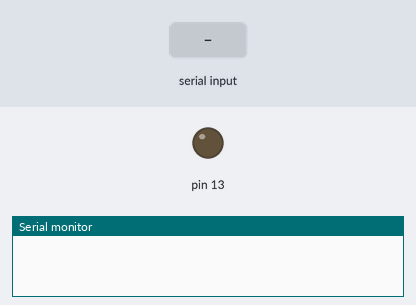
A sketch run on a simulated Arduino Uno, built with avr-gcc and run on an emulated ATmega328P. Parts: output pins drawn as LEDs (lit = HIGH), the last lines printed to the serial monitor. The inputs (shaded band) are chosen by the test bench.

Above: at 1.2 s.
1.3 s: "1" received over Serial
At 2.6 s:
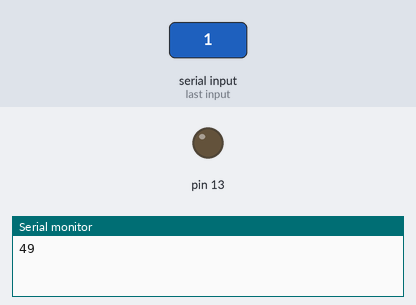
2.9 s: "7" received over Serial
At 4.0 s:
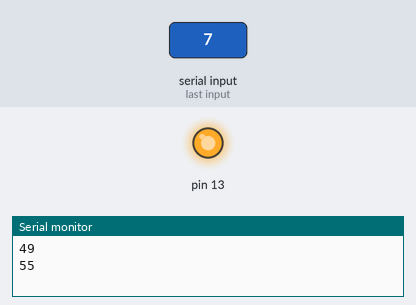
4.4 s: "4" received over Serial
At 5.5 s:
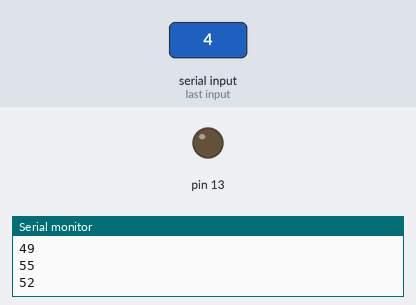
Timing chart, 0 to 7.4 s (numbered marks = the images above; inputs shaded):
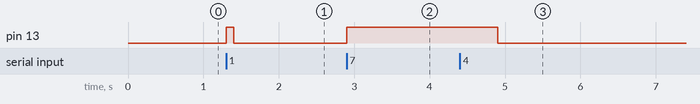

The sketch:

____.ino
```cpp
void setup()
{
  Serial.begin(9600);
  pinMode(13,OUTPUT);
}
void loop()
{
  int RXData;

  if(Serial.available())
  {
    RXData = Serial.read();
    Serial.println(RXData);
    if(RXData == '1')
    {
      digitalWrite(13,HIGH);
      delay(100);
    }
    if(RXData == '4')
    {
      digitalWrite(13,HIGH);
      delay(500);
    }
    if(RXData == '7')
    {
      digitalWrite(13,HIGH);
      delay(1000);
    }
    else digitalWrite(13,LOW);
  }
}
```

Measured:
- after the input at 1.3 s, pin 13: LOW → HIGH at once, → LOW 0.10 s later
- after the input at 2.9 s, pin 13: LOW → HIGH at once
- after the input at 4.4 s, pin 13: HIGH → LOW after 0.50 s
